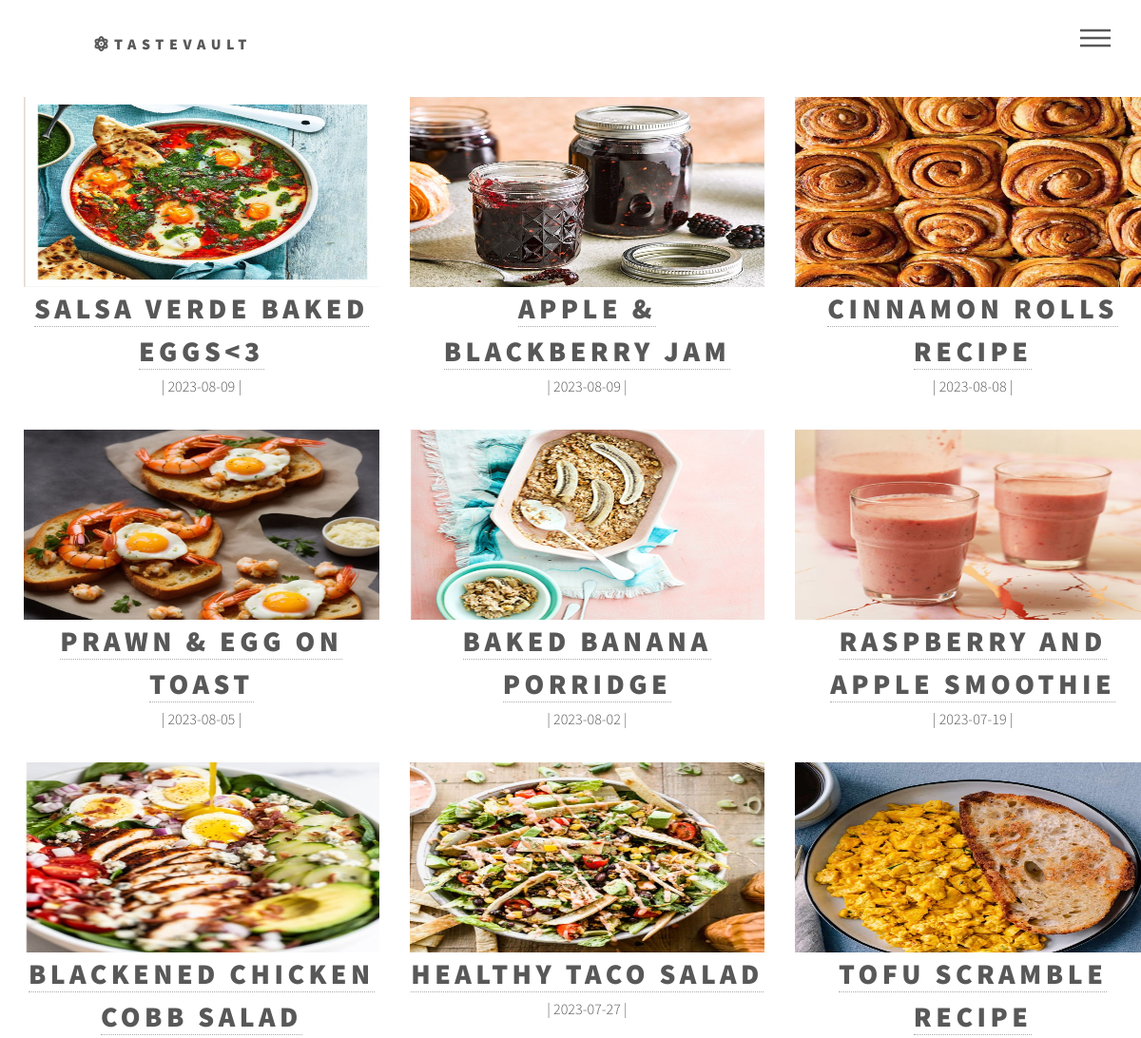
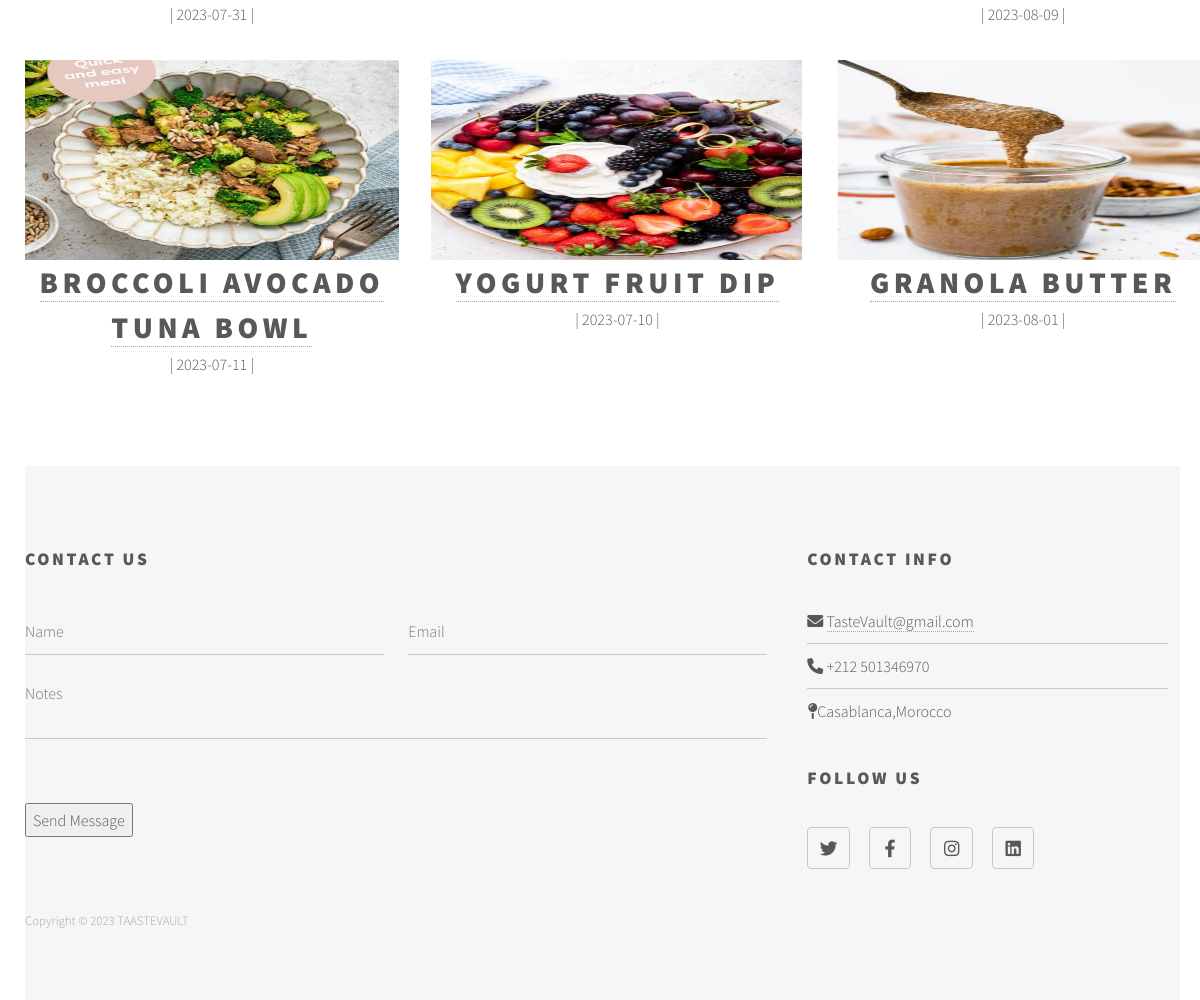
/searchpage.php, run on the app's committed database (2 pictures, top to bottom).
### tables this page shows
CREATE TABLE `recipe` (
  `TITLE` text NOT NULL,
  `INGREDIENTS` text NOT NULL,
  `DESCRIPTION` text NOT NULL,
  `IMAGER` varchar(250) NOT NULL,
  `DATER` date DEFAULT NULL,
  `category` varchar(200) DEFAULT NULL,
  `IDRECIPE` int(11) NOT NULL,
  `IDUSER` int(11) DEFAULT NULL,
  `prix` int(11) DEFAULT NULL
);

### searchpage.php (the view, shortened to what this page needs)
<html>
<head>
  <link rel="stylesheet" href="assets/bootstrap/css/bootstrap.min.css" />
  <link rel="stylesheet" href="assets/css/main.css" />
  <link rel="stylesheet" href="https://cdnjs.cloudflare.com/ajax/libs/font-awesome/6.0.0-beta3/css/all.min.css">
</head>
<body class="is-preload">
			<div id="wrapper">
					<header id="header">
						<div class="inner">
								<a href="home.php" class="logo">
                <span class="fas fa-atom"></span><span class="title">TasteVault</span>
								</a>
								<nav>
									<ul>
										<li><a href="#menu">Menu</a></li>
									</ul>
								</nav>
						</div>
					</header>
                    <div class="container-fluid">
    <div class="row">
        <div class="col-12">
            <div class="row">
        <?php
        include 'connexion.php';
        if (isset($_GET['q'])) {
            $searchQuery = $_GET['q'];
            $query = "SELECT * FROM recipe INNER JOIN user ON recipe.IDUSER = user.IDUSER WHERE TITLE LIKE '%" . $searchQuery . "%'";
        } else {
            $query = "SELECT * FROM recipe";
        }
        $result = $conn->query($query);
        if (mysqli_num_rows($result) > 0) {
            while ($row = mysqli_fetch_assoc($result)) {
                echo '<div class="col-sm-4 text-center">';
                echo '<img src="images/' . $row['IMAGER'] . '" class="img-fluid" style="height: 200px; width: 400px;">';
                echo '<h2 class="m-n" style="font-size: 30px;">';
                echo '<a href="show.php?IDRECIPE=' . $row['IDRECIPE'] . '">';
                echo $row['TITLE'];
                echo '</a>';
                echo '</h2>';
                echo '<p>';
                echo $row['USENAME'] . '&nbsp;|&nbsp;';
                echo $row['DATER'] . '&nbsp;|&nbsp;';
                echo '</p>';
                echo '</div>';
            }
        } else {
            echo "<p>No recipes found.</p>";
        }
        ?>
        </div>
    </div>
</div>
<br>
<br>
<footer id="footer">
						<div class="inner">
							<section>
								<h2>Contact Us</h2>
								<form method="post" action="#">
									<div class="fields">
										<div class="field half">
											<input type="text" name="name" id="name" placeholder="Name" />
										</div>
										<div class="field half">
											<input type="text" name="email" id="email" placeholder="Email" />
										</div>
										<div class="field">
											<textarea name="message" id="message" rows="3" placeholder="Notes"></textarea>
										</div>
										<div class="field text-right">
											<label>&nbsp;</label>
											<ul class="actions">
												<li><input type="submit" value="Send Message" class="primary" /></li>
											</ul>
										</div>
									</div>
								</form>
							</section>
							<section>
								<h2>Contact Info</h2>
								<ul class="alt">
									<li><span class="fa fa-envelope-o"></span> <a href="#">TasteVault@gmail.com</a></li>
									<li><span class="fa fa-phone"></span> +212 501346970 </li>
									<li><span class="fa fa-map-pin"></span>Casablanca,Morocco</li>
								</ul>
								<h2>Follow Us</h2>
								<ul class="icons">
									<li><a href="#" class="icon style2 fa-twitter"><span class="label">Twitter</span></a></li>
									<li><a href="#" class="icon style2 fa-facebook"><span class="label">Facebook</span></a></li>
									<li><a href="#" class="icon style2 fa-instagram"><span class="label">Instagram</span></a></li>
									<li><a href="#" class="icon style2 fa-linkedin"><span class="label">LinkedIn</span></a></li>
								</ul>
							</section>
							<ul class="copyright">
								<li>Copyright © 2023 TAASTEVAULT </li>
							</ul>
						</div>
					</footer>
			</div>
    </div>
</body>
</html>

### searchpage.php (style rules this page uses)
body { margin-left: 10px; margin-right: 5px; }

### data on the page
recipe: IMAGER (picture), TITLE "SALSA VERDE BAKED EGGS<3", DATER "2023-08-09"
recipe: IMAGER (picture), TITLE "APPLE & BLACKBERRY JAM", DATER "2023-08-09"
recipe: IMAGER (picture), TITLE "CINNAMON ROLLS RECIPE", DATER "2023-08-08"
recipe: IMAGER (picture), TITLE "PRAWN & EGG ON TOAST", DATER "2023-08-05"
recipe: IMAGER (picture), TITLE "BAKED BANANA PORRIDGE", DATER "2023-08-02"
recipe: IMAGER (picture), TITLE "RASPBERRY AND APPLE SMOOTHIE", DATER "2023-07-19"
recipe: IMAGER (picture), TITLE "BLACKENED CHICKEN COBB SALAD", DATER "2023-07-31"
recipe: IMAGER (picture), TITLE "HEALTHY TACO SALAD", DATER "2023-07-27"
recipe: IMAGER (picture), TITLE "TOFU SCRAMBLE RECIPE", DATER "2023-08-09"
recipe: IMAGER (picture), TITLE "BROCCOLI AVOCADO TUNA BOWL", DATER "2023-07-11"
recipe: IMAGER (picture), TITLE "YOGURT FRUIT DIP", DATER "2023-07-10"
recipe: IMAGER (picture), TITLE "GRANOLA BUTTER", DATER "2023-08-01"
